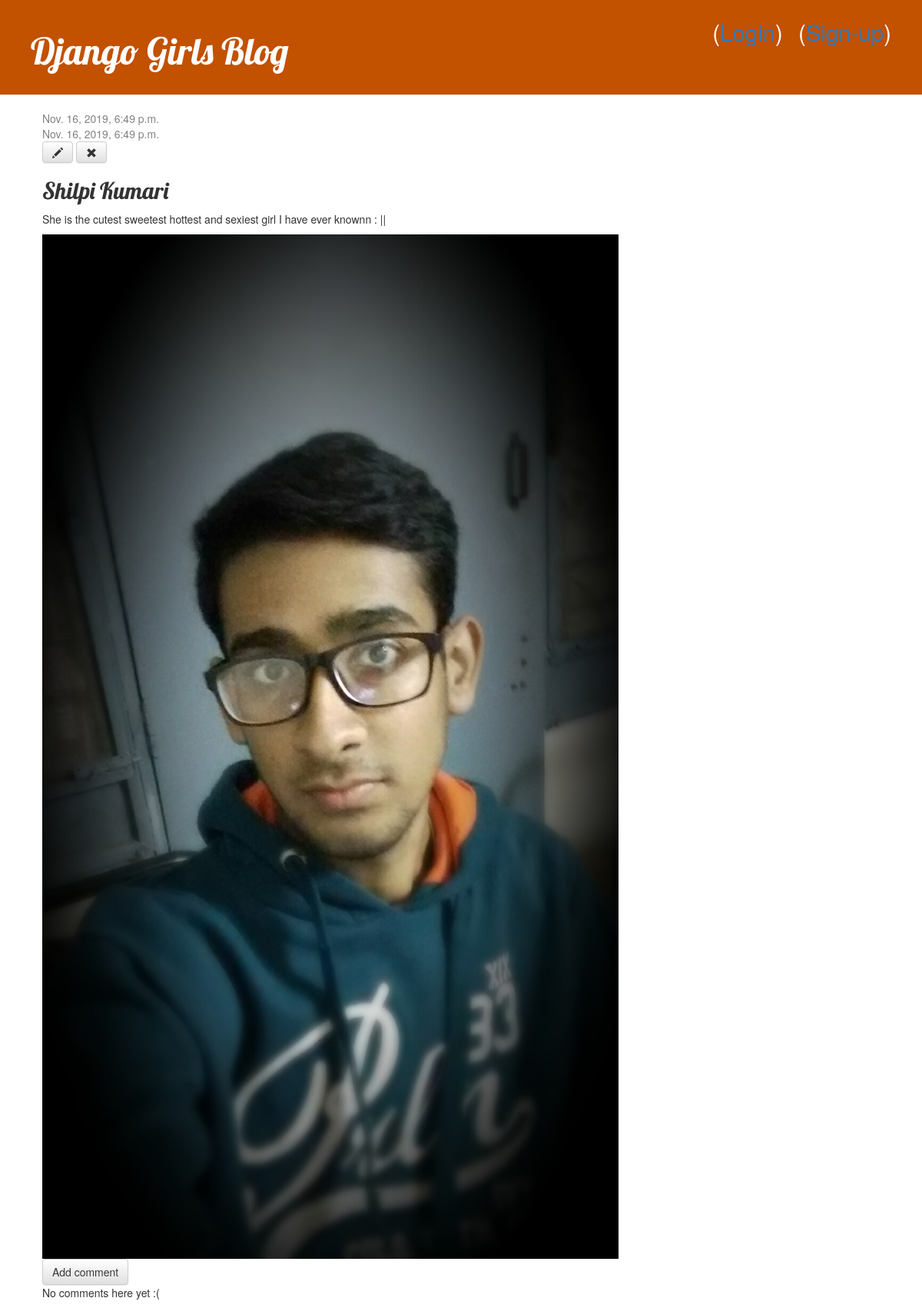
Page /post/6/ on the committed database.
### blog/models.py (models this page shows, shortened)
class Post(models.Model):
    author = models.ForeignKey(settings.AUTH_USER_MODEL, on_delete=models.CASCADE)
    title = models.CharField(max_length=200)
    text = models.TextField()
    created_date = models.DateTimeField(default=timezone.now)
    published_date = models.DateTimeField(blank=True, null=True)
    image_post = models.ImageField(upload_to='images/', blank = True)
    status = models.CharField(max_length=1, choices=STATUS_CHOICES)

### blog/views.py (the view)
# urls.py: path('post/<int:pk>/', views.post_detail, name='post_detail'),
def post_detail(request, pk):
    post = get_object_or_404(Post, pk=pk)
    return render(request, 'blog/post_detail.html', {'post': post})

### blog/templates/blog/post_detail.html (shortened to what this page needs)
{% extends 'blog/base.html' %}
{% block content %}
    <div class="post">
        {% if post.published_date %}
            <div class="date">
                {{ post.published_date }}
            </div>
        {% endif %}
{% if post.published_date %}
    <div class="date">
        {{ post.published_date }}
    </div>
{% else %}
    <a class="btn btn-default" href="{% url 'post_publish' pk=post.pk %}">Publish<n></a>
{% endif %}
 <a class="btn btn-default" href="{% url 'post_edit' pk=post.pk %}"><span class="glyphicon glyphicon-pencil"></span></a>
	<a class="btn btn-default" href="{% url 'post_remove' pk=post.pk %}"><span class="glyphicon glyphicon-remove"></span></a>
       <h2>{{ post.title }}</h2>
       <p>{{ post.text|linebreaksbr }}</p>
<img src="{{ post.image_post.url }}" class="img-responsive" style="width: 100%; float: left; margin-right: 10px;" />
    </div>
<a class="btn btn-default" href="{% url 'add_comment_to_post' pk=post.pk %}">Add comment</a>
{% for comment in post.comments.all %}
    {% if user.is_authenticated or comment.approved_comment %}
    <div class="comment">
        <div class="date">
            {{ comment.created_date }}
            {% if not comment.approved_comment %}
                <a class="btn btn-default" href="{% url 'comment_remove' pk=comment.pk %}"><span class="glyphicon glyphicon-remove"></span></a>
                <a class="btn btn-default" href="{% url 'comment_approve' pk=comment.pk %}"><span class="glyphicon glyphicon-ok"></span></a>
            {% endif %}
        </div>
        <strong>{{ comment.author }}</strong>
        <p>{{ comment.text|linebreaks }}</p>
    </div>
    {% endif %}
{% empty %}
    <p>No comments here yet :(</p>
{% endfor %}
{% endblock %}

### blog/static/css/blog.css (style rules this page uses)
h1, h2, h3, h4 { font-family: 'Lobster', cursive; }
.date { color: #828282; }
.post { margin-bottom: 70px; }

### rows in the picture
Post: published_date "Nov. 16, 2019, 6:49 p.m.", title "Shilpi Kumari", text "She is the cutest sweetest hottest and sexiest girl I have ever knownn : ||", image_post (picture)
